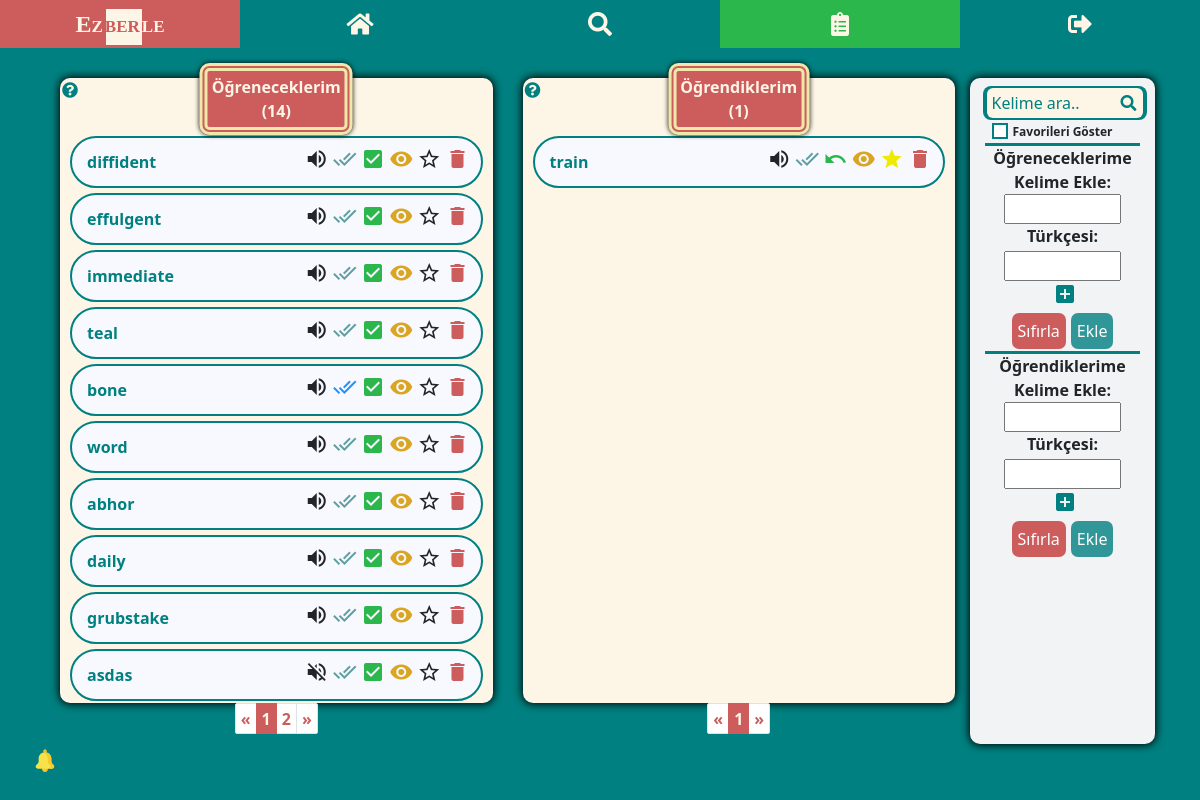
/kelime_listesi/ (signed in), run on the app's committed database.
### my_dict/models.py (models this page shows, shortened)
class WordEn(models.Model):
    user = models.ForeignKey(User, on_delete=models.CASCADE)
    english = models.CharField(max_length=100)
    audio = models.CharField(max_length=300)
    create_time = models.DateTimeField(auto_now_add=True)
    is_learned = models.BooleanField(default=False)
    is_seen = models.BooleanField(default=False)
    is_starred = models.BooleanField(default=False)
    is_in_reminder_list = models.BooleanField(default=False)
    memorize_tracker = FieldTracker(fields=['is_learned'])
    class Meta:
        ordering = ['-create_time']

### my_dict/views.py (the view)
# urls.py: path('kelime_listesi/', my_word_list, name='word-list'),
@login_required
def my_word_list(request):
    l_words = WordEn.objects.filter(user=request.user, is_learned=True)
    unl_words = WordEn.objects.filter(user=request.user, is_learned=False)
    if request.method == 'POST':
        if "english-unl" in request.POST:
            word_en = request.POST.get('english-unl')
            word_tr_list = request.POST.getlist('turkish-unl[]')
            if not WordEn.objects.filter(user=request.user, english=word_en).exists():
                create_word_en = WordEn(user=request.user, english=word_en)
                create_word_en.save()
                for word_tr in word_tr_list:
                    if word_tr.strip() != "":
                        create_word_tr = create_word_en.turkish.create(turkish=word_tr)
                        create_word_tr.save()
                is_added = True
            else:
                is_added = False
            data = {'is_added': is_added}
            return JsonResponse(data)
        elif "english-l" in request.POST:
            word_en = request.POST.get('english-l')
            word_tr_list = request.POST.getlist('turkish-l[]')
            if not WordEn.objects.filter(user=request.user, english=word_en).exists():
                create_word_en = WordEn(user=request.user, english=word_en, is_learned=True)
                create_word_en.save()
                for word_tr in word_tr_list:
                    if word_tr.strip() != "":
                        create_word_tr = create_word_en.turkish.create(turkish=word_tr)
                        create_word_tr.save()
                is_added = True
            else:
                is_added = False
            data = {'is_added': is_added}
            return JsonResponse(data)
    elif request.method == "GET":
        word = request.GET.get("q")
        my_word_list_search(request, word)
    paginator_unl = Paginator(unl_words, 10)
    page_no_unl = request.GET.get('s')
    page_unl = paginator_unl.get_page(page_no_unl)
    paginator_l = Paginator(l_words, 10)
    page_no_l = request.GET.get('p')
    page_l = paginator_l.get_page(page_no_l)
    data = {
        'page_obj_unl': page_unl,
        'page_obj_l': page_l,
        'unlearned_count': len(unl_words),
        'learned_count': len(l_words),
    }
    pre_reminder_count = Profile.objects.get(user_id=request.user.id).reminder_count
    new_reminder_count = len(WordEn.objects.filter(user=request.user, is_in_reminder_list=True))
    prof = Profile.objects.get(user_id=request.user.id)
    prof.reminder_count = new_reminder_count
    data['reminder_count'] = new_reminder_count
    prof.save()
    if new_reminder_count > pre_reminder_count:
        data['show_reminder_notif'] = True
    return render(request, 'my_dict/word_list.html', context=data)

### my_dict/templates/my_dict/word_list.html (shortened to what this page needs)
{% extends 'base.html' %}
{% load static %}
{% block content %}
<div class="container-md">
<div class="row mt-4">
    <div class="col-lg-5 tbl-first mt-md-4">
        <div class="tbl-words position-relative">
            <span class="wl-title">Öğreneceklerim <br> (<span class="count-unl">{{ unlearned_count }}</span>)</span>
            <div class="tt">
              <i class="fas fa-question-circle"></i>
            </div>
            <ul class="unl-word">
                {% if "kelime_listesi/q=" not in request.path or page_obj_unl|length > 0 %}
                    {% for word in page_obj_unl %}
                    <li data-id="{{word.id}}" class="li{{word.id}}">
                        <div class="en-section">
                            <div class="align-self-center word">
                                <a href="{% url 'dictionary-search' word.english %}">{{ word.english }}</a>
                            </div>
                            <div data-id="{{word.id}}" class="btn-grp">
                                {% if word.audio %}
                                <i title="Dinle" class="material-icons audio">volume_up</i>
                                {% else %}
                                <i title="Ses mevcut değil" class="material-icons audio">volume_off</i>
                                {% endif %}
                                {% if word.is_seen %}
                                <i title="Görüldü" class="material-icons tick-seen dodger">done_all</i>
                                {% else %}
                                <i title="Görüldü" class="material-icons tick-seen cadet">done_all</i>
                                {% endif %}
                                <i title="Ezberledim" class="material-icons tick-learn memorize">check_box</i>
                                <button data-toggle="collapse" data-target=".tr{{word.id}}" class="eye">
                                    <i title="Türkçelerini göster" class="material-icons">remove_red_eye</i>
                                </button>
                                {% if not word.is_starred %}
                                <i title="Favorilere ekle" class="material-icons star">star_border</i>
                                {% else %}
                                <i title="Favorilere eklendi" class="material-icons star pale-yellow">star</i>
                                {% endif %}
                                <i title="Sil" class="material-icons del del-unl">delete</i>
                            </div>
                        </div>
                    </li>
                    {% endfor %}
                {% elif page_obj_unl|length == 0 and '$favorites' not in request.path %}
                    <li>Bu listeye <u>{{word}}</u> için bir kelime kayıt edilmemiş.</li>
                {% endif %}
            </ul>
        </div>
        {% if 'kelime_listesi/q=' not in request.path or unl_pg_count > 9 %}
        <nav aria-label="Page navigation example">
          <ul class="pagination pagination-sm justify-content-center">
          {% if page_obj_unl.has_previous %}
              <li class="page-item">
              <a class="page-link" href="?s={{ page_obj_unl.previous_page_number }}">&laquo</a>
            </li>
          {% else %}
              <li class="page-item disabled">
              <a class="page-link" href="#" tabindex="-1" aria-disabled="true">&laquo</a>
            </li>
          {% endif %}
          {% for i in page_obj_unl.paginator.page_range %}
              {% if page_obj_unl.number == i %}
                  <li class="page-item active" aria-current="page">
                <span class="page-link">
                  {{ i }}
                </span>
              </li>
              {% elif i > page_obj_unl.number|add:'-5' and i < page_obj_unl.number|add:'5' %}
                   <li class="page-item"><a class="page-link" href="?s={{ i }}">{{ i }}</a></li>
              {% endif %}
          {% endfor %}
          {% if page_obj_unl.has_next %}
              <li class="page-item">
              <a class="page-link" href="?s={{ page_obj_unl.next_page_number }}">&raquo</a>
            </li>
          {% else %}
              <li class="page-item disabled">
              <a class="page-link" href="#" tabindex="-1" aria-disabled="true">&raquo</a>
            </li>
          {% endif %}
        </ul>
      </nav>
        {% endif %}
    </div>
    <div class="col-lg-5 mt-md-4">
        <div class="tbl-words position-relative">
            <span class="wl-title">Öğrendiklerim <br> (<span class="count-l">{{ learned_count }}</span>)</span>
            <div class="tt">
              <i class="fas fa-question-circle"></i>
            </div>
            <ul class="l-word">
                {% if "kelime_listesi/q=" not in request.path or page_obj_l|length > 0 %}
                    {% for word in page_obj_l %}
                    <li data-id="{{word.id}}" class="li{{word.id}}">
                        <div class="en-section">
                            <div class="align-self-center word">
                                <a href="{% url 'dictionary-search' word.english %}">{{ word.english }}</a>
                            </div>
                            <div data-id="{{word.id}}" class="btn-grp">
                                {% if word.audio %}
                                <i title="Dinle" class="material-icons audio">volume_up</i>
                                {% else %}
                                <i title="Ses mevcut değil" class="material-icons audio">volume_off</i>
                                <audio src="{{word.audio}}"></audio>
                                {% endif %}
                                {% if word.is_seen %}
                                <i title="Görüldü" class="material-icons tick-seen dodger">done_all</i>
                                {% else %}
                                <i title="Görüldü" class="material-icons tick-seen cadet">done_all</i>
                                {% endif %}
                                <i title="Unuttum" class="material-icons tick-unlearn memorize">undo</i>
                                {% if word.turkish %}
                                <button data-toggle="collapse" data-target=".tr{{word.id}}" class="eye"><i title="Türkçelerini göster" class="material-icons">remove_red_eye</i></button>
                                {% endif %}
                                {% if not word.is_starred %}
                                <i title="Favorilere ekle" class="material-icons star">star_border</i>
                                {% else %}
                                <i title="Favorilere eklendi" class="material-icons star pale-yellow">star</i>
                                {% endif %}
                                <i title="Sil" class="material-icons del del-l">delete</i>
                            </div>
                        </div>
                    </li>
                    {% endfor %}
                {% elif page_obj_l|length == 0 and '$favorites' not in request.path %}
                    <li>Bu listeye <u>{{word}}</u> için bir kelime kayıt edilmemiş.</li>
                {% endif %}
            </ul>
        </div>
        {% if 'kelime_listesi/q=' not in request.path or l_pg_count > 9 %}
        <nav aria-label="Page navigation example">
          <ul class="pagination pagination-sm justify-content-center">
          {% if page_obj_l.has_previous %}
              <li class="page-item">
              <a class="page-link" href="?p={{ page_obj_l.previous_page_number }}">&laquo</a>
            </li>
          {% else %}
              <li class="page-item disabled">
              <a class="page-link" href="#" tabindex="-1" aria-disabled="true">&laquo</a>
            </li>
          {% endif %}
          {% for i in page_obj_l.paginator.page_range %}
              {% if page_obj_l.number == i %}
                  <li class="page-item active" aria-current="page">
                <span class="page-link">
                  {{ i }}
                </span>
              </li>
              {% elif i > page_obj_l.number|add:'-5' and i < page_obj_l.number|add:'5' %}
                   <li class="page-item"><a class="page-link" href="?p={{ i }}">{{ i }}</a></li>
              {% endif %}
          {% endfor %}
          {% if page_obj_l.has_next %}
              <li class="page-item">
              <a class="page-link" href="?p={{ page_obj_l.next_page_number }}">&raquo</a>
            </li>
          {% else %}
              <li class="page-item disabled">
              <a class="page-link" href="#" tabindex="-1" aria-disabled="true">&raquo</a>
            </li>
          {% endif %}
          </ul>
        </nav>
        {% endif %}
    </div>
    <div class="col-lg-2 col-sm-8 word-mng mb-lg-0 mb-5 mt-4">
        <div>
            <div class="d-flex justify-content-center word-mng-search">
                {% if 'kelime_listesi/q=' in request.path and '$favorites' not in request.path %}
                    <input title="Bir kelime arayın" class="srch-i" type="search" placeholder="Kelime ara.." onClick="this.setSelectionRange(0, this.value.length)" aria-autocomplete="none" autofocus>
                    <button class="srch-btn" type="submit">
                        <i class="fas fa-search"></i>
                    </button>
                {% else %}
                    <input title="Bir kelime arayın" class="srch-i" type="search" placeholder="Kelime ara.." onClick="this.setSelectionRange(0, this.value.length)" aria-autocomplete="none" autofocus>
                    <button class="srch-btn" type="submit">
                        <i class="fas fa-search"></i>
                    </button>
                {% endif %}
            </div>
            {% if '$favorites' in request.path %}
            <div class="d-flex justify-content-center show-fav">
                <label class="custom-cb" for="show-fav">Favorileri Göster
                    <input id="show-fav" type="checkbox" checked>
                    <span class="checkbox"></span>
                </label>
            </div>
            {% else %}
            <div class="d-flex justify-content-center show-fav">
                <label class="custom-cb" for="show-fav">Favorileri Göster
                    <span class="checkbox"></span>
                </label>
            </div>
            {% endif %}
        </div>
        <div class="mng-body">
            <div class="text-center mng-top">
                <div>
                    <span id="add-title-unl">Öğreneceklerime</span><br>
                    <label for="english-unl">Kelime Ekle:</label>
                </div>
                <div><input type="text" id="english-unl" name="english-unl" required autocomplete="off"></div>
                <div><label for="turkish-unl">Türkçesi:</label></div>
                <div><input type="text" id="turkish-unl" name="turkish-unl" class="input-tr-unl mt-1 turkish w-75" autocomplete="off"></div>
                <div class="d-flex justify-content-center">
                  <button class="add-tr add-tr-unl"><i class="material-icons">add_box</i></button>
                </div>
                <div class="d-flex justify-content-center mb-1">
                  <input class="btn-danger-custom reset-unl" type="reset" value="Sıfırla">
                  <input class="btn-before add2unl" type="submit" value="Ekle">
                </div>
            </div>
        </div>
        <div class="text-center mng-bottom">
            <div>
                <span id="add-title-l">Öğrendiklerime</span> <br>
                <label for="english-l">Kelime Ekle:</label>
            </div>
            <div><input type="text" id="english-l" name="english-l" required autocomplete="off"></div>
            <div><label for="turkish-l">Türkçesi:</label></div>
            <div><input type="text" id="turkish-l" name="turkish-l" class="input-tr-l mt-1 turkish w-75" autocomplete="off"></div>
            <div class="d-flex justify-content-center">
              <button class="add-tr add-tr-l"><i class="material-icons">add_box</i></button>
            </div>
            <div class="d-flex justify-content-center mng-form2 mb-sm-1 mb-lg-0">
              <input class="btn-danger-custom reset-l" type="reset" value="Sıfırla">
              <input class="btn-before add2l" type="submit" value="Ekle">
            </div>
        </div>
    </div>
</div>
</div>
{% if show_reminder_notif %}
<div class="reminder">
    <img src="{% static 'img/reminder-1.svg' %}" alt="Hatırlatıcı">
</div>
{% else %}
<div class="reminder">
    <img src="{% static 'img/reminder.svg' %}" alt="Hatırlatıcı">
</div>
{% endif %}
{% endblock %}

### data on the page
WordEn: english "diffident", is_seen False (drawn), is_starred False (drawn)
WordEn: english "effulgent", is_seen False (drawn), is_starred False (drawn)
WordEn: english "immediate", is_seen False (drawn), is_starred False (drawn)
WordEn: english "teal", is_seen False (drawn), is_starred False (drawn)
WordEn: english "bone", is_seen True (drawn), is_starred False (drawn)
WordEn: english "word", is_seen False (drawn), is_starred False (drawn)
WordEn: english "abhor", is_seen False (drawn), is_starred False (drawn)
WordEn: english "daily", is_seen False (drawn), is_starred False (drawn)
WordEn: english "grubstake", is_seen False (drawn), is_starred False (drawn)
WordEn: english "asdas", is_seen False (drawn), is_starred False (drawn)
WordEn: english "train", is_seen False (drawn), is_starred True (drawn)

### other printed values
{{ unlearned_count }} "14"
{{ i }} "1"
{{ i }} "2"
{{ learned_count }} "1"
